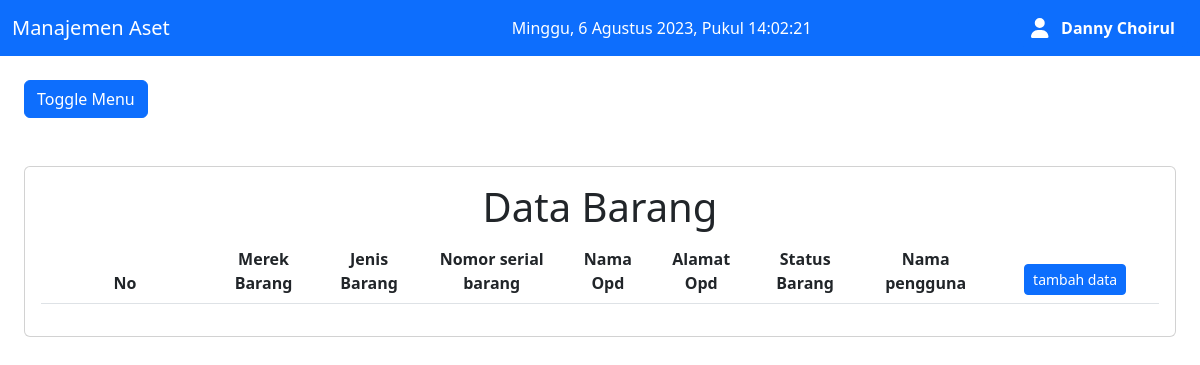
Page /barang/index.php (signed in) on the earlier database version.
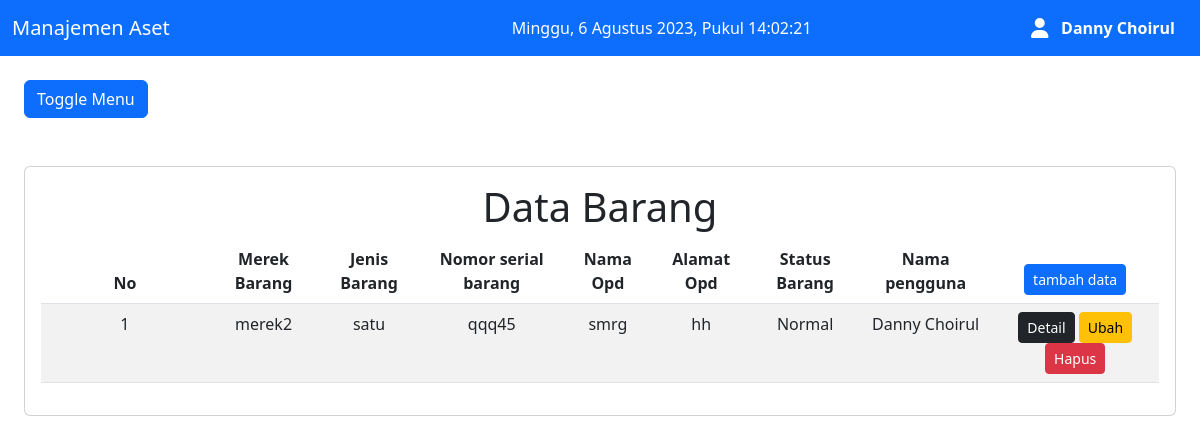
Same page on the later database version.
### tables this page shows
CREATE TABLE `barang`  (
  `id_barang` varchar(255) NOT NULL,
  `join_merek_barang` varchar(255) NOT NULL,
  `join_jenis_barang` varchar(255) NOT NULL,
  `nomor_serial_barang` varchar(255) NOT NULL,
  `status_barang` varchar(10) NOT NULL,
  `join_opd` varchar(266) NOT NULL,
  `detail_lokasi_barang` varchar(255) NOT NULL,
  `koordinat_barang` varchar(100) NOT NULL,
  `keterangan_barang` varchar(255) NULL DEFAULT NULL,
  `tanggal_masuk_barang` timestamp NULL DEFAULT current_timestamp,
  `tanggal_update_barang` timestamp NULL DEFAULT current_timestamp,
  `join_pengguna` varchar(255) NOT NULL,
  `gambar_barang` varchar(255) NULL DEFAULT NULL,
  PRIMARY KEY (`id_barang`) USING BTREE,
  INDEX `nama`(`join_pengguna`) USING BTREE,
  INDEX `jenis_barang`(`join_jenis_barang`) USING BTREE,
  INDEX `merek_barang`(`join_merek_barang`) USING BTREE,
  INDEX `opd`(`join_opd`) USING BTREE,
  INDEX `gambar`(`gambar_barang`) USING BTREE,
  CONSTRAINT `jenis_barang` FOREIGN KEY (`join_jenis_barang`) REFERENCES `jenis_barang` (`id_jenis_barang`) ON DELETE NO ACTION ON UPDATE NO ACTION,
  CONSTRAINT `merek_barang` FOREIGN KEY (`join_merek_barang`) REFERENCES `merek_barang` (`id_merek_barang`) ON DELETE NO ACTION ON UPDATE NO ACTION,
  CONSTRAINT `opd` FOREIGN KEY (`join_opd`) REFERENCES `opd` (`id_opd`) ON DELETE NO ACTION ON UPDATE NO ACTION,
  CONSTRAINT `pengguna` FOREIGN KEY (`join_pengguna`) REFERENCES `pengguna` (`id_pengguna`) ON DELETE NO ACTION ON UPDATE NO ACTION
);

CREATE TABLE `merek_barang`  (
  `id_merek_barang` varchar(255) NOT NULL,
  `nama_merek_barang` varchar(255) NULL DEFAULT NULL,
  PRIMARY KEY (`id_merek_barang`) USING BTREE,
  INDEX `nama_merek_barang`(`nama_merek_barang`) USING BTREE
);

CREATE TABLE `jenis_barang`  (
  `id_jenis_barang` varchar(255) NOT NULL,
  `nama_jenis_barang` varchar(255) NOT NULL,
  PRIMARY KEY (`id_jenis_barang`) USING BTREE,
  INDEX `nama_jenis_barang`(`nama_jenis_barang`) USING BTREE
);

CREATE TABLE `opd`  (
  `id_opd` varchar(255) NOT NULL,
  `nama_opd` varchar(255) NOT NULL,
  `alamat_opd` varchar(255) NOT NULL,
  PRIMARY KEY (`id_opd`) USING BTREE,
  INDEX `nama_opd`(`nama_opd`) USING BTREE,
  INDEX `nama_opd_2`(`nama_opd`, `id_opd`, `alamat_opd`) USING BTREE,
  INDEX `nama_opd_3`(`nama_opd`, `id_opd`) USING BTREE
);

CREATE TABLE `pengguna`  (
  `id_pengguna` varchar(255) NOT NULL,
  `username_pengguna` varchar(50) NOT NULL,
  `password_pengguna` varchar(255) NOT NULL,
  `nama_pengguna` varchar(255) NOT NULL,
  `level_pengguna` varchar(10) NOT NULL,
  PRIMARY KEY (`id_pengguna`) USING BTREE,
  INDEX `nama_user`(`nama_pengguna`) USING BTREE
);

### koneksi.php (called while the page is built)
<?php
$db = mysqli_connect("localhost", "root", "", "pendataan");
function query($query)
{
    global $db;
    $result = mysqli_query($db, $query);
    $rows = [];
    while ($row = mysqli_fetch_assoc($result)) {
        $rows[] = $row;
    }
    return $rows;
}

### barang/index.php (the view, shortened to what this page needs)
<?php
require '../header.php';
$barang = query("SELECT * FROM barang
JOIN merek_barang ON join_merek_barang = id_merek_barang
JOIN jenis_barang ON join_jenis_barang = id_jenis_barang
JOIN opd ON join_opd = id_opd
JOIN pengguna ON join_pengguna = id_pengguna
ORDER BY id_barang DESC");
?>
<body>
  <div class="p-4" id="main-content">
    <button class="btn btn-primary" id="button-toggle">
      Toggle Menu
    </button>
    <div class="card mt-5">
      <div class="card-body">
        <h1 style="text-align:center">Data Barang</h1>
        <table class="table table-striped" id="datatable">
          <thead>
            <tr style="text-align:center">
              <th width="15%" style="text-align:center">No</th>
              <th style="text-align:center">Merek Barang</th>
              <th style="text-align:center">Jenis Barang</th>
              <th style="text-align:center">Nomor serial barang</th>
              <th style="text-align:center">Nama Opd</th>
              <th style="text-align:center">Alamat Opd</th>
              <th style="text-align:center">Status Barang</th>
              <th style="text-align:center">Nama pengguna</th>
              <th width="15%" style="text-align:center">
                <a class="btn btn-sm btn-primary" href="tambah.php" role="button">tambah data</a>
              </th>
            </tr>
          </thead>
          <tbody>
            <?php $no = 1; ?>
            <?php foreach ($barang as $row) : ?>
              <tr>
                <td width="5%" style="text-align: center;" scope="row"><?= $no; ?></td>
                <td style="text-align: center;"><?= $row["nama_merek_barang"]; ?></td>
                <td style="text-align: center;"><?= $row["nama_jenis_barang"]; ?></td>
                <td style="text-align: center;"><?= $row["nomor_serial_barang"]; ?></td>
                <td style="text-align: center;"><?= $row["nama_opd"]; ?></td>
                <td style="text-align: center;"><?= $row["alamat_opd"]; ?></td>
                <td style="text-align: center;"><?= $row["status_barang"]; ?></td>
                <td style="text-align: center;"><?= $row["nama_pengguna"]; ?></td>
                <td style="text-align: center">
                  <a class="btn btn-sm btn-dark" href="detail.php?id_barang=<?= $row["id_barang"]; ?>" role="button">Detail</a>
                  <a class="btn btn-sm btn-warning" href="ubah.php?id_barang=<?= $row["id_barang"]; ?>" role="button">Ubah</a>
                  <a class="btn btn-sm btn-danger" href="hapus.php?id_barang=<?= $row["id_barang"]; ?>" onclick="return confirm('yakin?');" role="button">Hapus</a>
                </td>
              </tr>
            <?php $no++;
            endforeach; ?>
          </tbody>
        </table>
      </div>
    </div>
  </div>
</body>
<?php require '../footer.php'; ?>

### header.php (shortened to what this page needs)
<!DOCTYPE html>
<html>
<head>
  <link rel="stylesheet" type="text/css" href="../assets/css/bootstrap.min.css">
  <link rel="stylesheet" type="text/css" href="../assets/css/dataTables.bootstrap5.min.css">
  <link rel="stylesheet" type="text/css" href="../assets/css/select2.min.css">
  <link rel="stylesheet" type="text/css" href="../assets/css/all.min.css">
</head>
<body>
  <header>
    <div>
      <nav class="navbar navbar-dark bg-primary">
        <div class="container-fluid">
          <a class="navbar-brand" href="../index.php">Manajemen Aset</a>
          <ul class="me-auto mb-sm-0 offset-3 text-white">
            <div id="jam"></div>
          </ul>
          <button class="btn btn-primary" type="button" data-bs-toggle="collapse" data-bs-target="#collapseWidthExample" aria-expanded="false" aria-controls="collapseWidthExample">
            <i class="fa-solid fa-user fa-lg"></i> &nbsp; <strong><?= $_SESSION["nama_pengguna"] ?></strong>
          </button>
        </div>
      </nav>
    </div>
  </header>

### footer.php (shortened to what this page needs)
</body>
</html>

### side.php (style rules this page uses)
a { text-decoration: none; }
#main-content { transition: 0.4s; }

Differences in the rows shown:
added barang: join_merek_barang.nama_merek_barang "merek2", join_jenis_barang.nama_jenis_barang "satu", nomor_serial_barang "qqq45", join_opd.nama_opd "smrg", join_opd.alamat_opd "hh", status_barang "Normal", join_pengguna.nama_pengguna "Danny Choirul"
